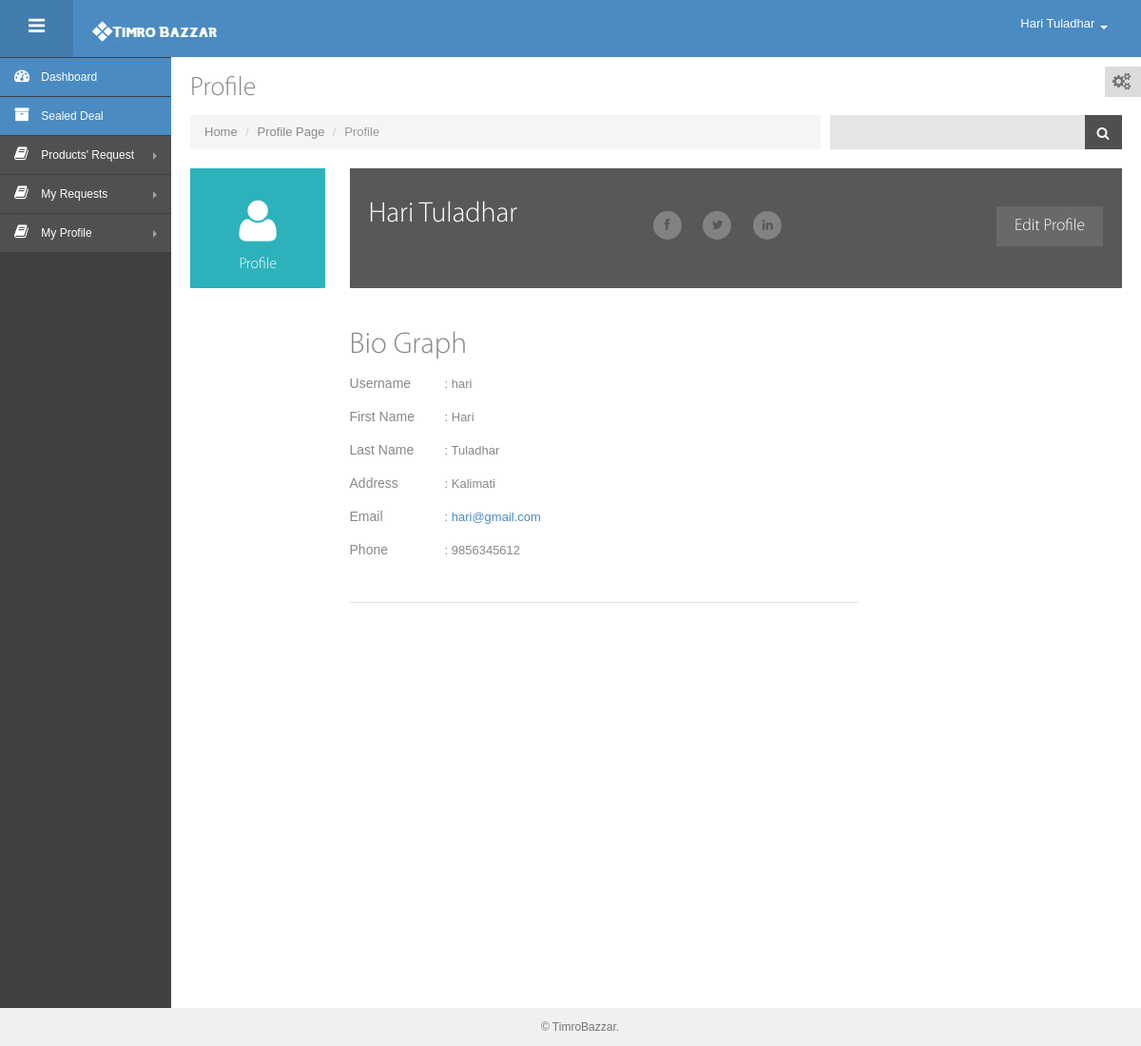
The page /user/showmyprofile.php (signed in) on the database its author committed.
### tables this page shows
CREATE TABLE `tbl_userlogin` (
  `user_id` bigint(50) NOT NULL,
  `user_fname` varchar(25) DEFAULT NULL,
  `user_lname` varchar(25) DEFAULT NULL,
  `user_email` varchar(50) DEFAULT NULL,
  `user_username` varchar(50) DEFAULT NULL,
  `user_password` varchar(255) DEFAULT NULL,
  `user_address` varchar(50) DEFAULT NULL,
  `user_phone` varchar(10) DEFAULT NULL
);

### app/userfunctions.php (called while the page is built, shortened)
<?php
function getUserById($conn, $userId){
    $stmtSelect = $conn->prepare("SELECT * FROM tbl_userlogin where user_id=:user_id");
    $stmtSelect->bindParam(':user_id',$userId);
    $stmtSelect->execute();
    $stmtSelect->setFetchMode(PDO::FETCH_ASSOC);
    return $stmtSelect->fetch();
}

### user/showmyprofile.php (the view, shortened to what this page needs)
<?php
include 'layouts/header.php';
$userId=$_SESSION['user'] ['id'];
$userInfo=getUserById($conn, $userId);
?>
   <div id="container" class="row-fluid">
      <?php
include 'layouts/sidebar.php';
?>
      <div id="main-content">
         <div class="container-fluid">
            <div class="row-fluid">
               <div class="span12">
                   <div id="theme-change" class="hidden-phone">
                       <i class="icon-cogs"></i>
                   </div>
                   <h3 class="page-title">
                     Profile
                   </h3>
                   <ul class="breadcrumb">
                       <li>
                           <a href="index.php">Home</a>
                           <span class="divider">/</span>
                       </li>
                       <li>
                           <a href="#">Profile Page</a>
                           <span class="divider">/</span>
                       </li>
                       <li class="active">
                           Profile
                       </li>
                       <li class="pull-right search-wrap">
                           <form action="search_result.html" class="hidden-phone">
                               <div class="input-append search-input-area">
                                   <input class="" id="appendedInputButton" type="text">
                                   <button class="btn" type="button"><i class="icon-search"></i> </button>
                               </div>
                           </form>
                       </li>
                   </ul>
               </div>
            </div>
             <div class="row-fluid">
                 <div class=" profile span12">
                     <div class="span2">
                         <a href="showmyprofile.php" class="profile-features active">
                             <i class=" icon-user"></i>
                             <p class="info">Profile</p>
                         </a>
                     </div>
                     <div class="span10">
                         <div class="profile-head">
                             <div class="span4">
                                 <h1><?php  echo $userInfo['user_fname'].' '.$userInfo['user_lname']; ?></h1>
                             </div>
                             <div class="span4">
                                 <ul class="social-link-pf">
                                     <li><a href="#">
                                         <i class="icon-facebook"></i>
                                     </a></li>
                                     <li><a href="#">
                                         <i class="icon-twitter"></i>
                                     </a></li>
                                     <li><a href="#">
                                         <i class="icon-linkedin"></i>
                                     </a></li>
                                 </ul>
                             </div>
                             <div class="span4">
                                 <a href="editprofile.php" class="btn btn-edit btn-large pull-right mtop20"> Edit Profile </a>
                             </div>
                         </div>
                         <div class="space15"></div>
                         <div class="row-fluid">
                             <div class="span8 bio">
                                 <div class="space15"></div>
                                 <h2>Bio Graph</h2>
                                 <p><label>Username </label>: <?php  echo $userInfo['user_username']; ?></p>
                                 <p><label>First Name </label>: <?php  echo $userInfo['user_fname']; ?></p>
                                 <p><label>Last Name </label>: <?php  echo $userInfo['user_lname']; ?></p>
                                 <p><label>Address </label>: <?php  echo $userInfo['user_address']; ?></p>
                                 <p><label>Email </label>: <a href="#"><?php  echo $userInfo['user_email']; ?></a></p>
                                 <p><label>Phone </label>: <?php  echo $userInfo['user_phone']; ?></p>
                                 <div class="space15"></div>
                                 <hr>
                                 <div class="space15"></div>
                                 <div class="space20"></div>
                             </div>
                         </div>
                     </div>
                 </div>
             </div>
         </div>
      </div>
   </div>
   <div id="footer">
        &copy; TimroBazzar.
   </div>
</body>
</html>

### user/css/style-responsive.css (style rules this page uses)
@media (min-width: 980px) { #main-content { margin-top: 0px !important; } }
@media (min-width: 980px) { .fixed-top #main-content { margin-top: 20px; } }

### user/css/style-default.css (style rules this page uses)
body { color: #888888; }
a, a:hover { text-shadow: none !important; color: #4a8bc2; }

### rows shown on the page
tbl_userlogin: user_fname "Hari", user_lname "Tuladhar", user_username "hari", user_address "Kalimati", user_email "hari@gmail.com", user_phone "9856345612"

### other values the page prints
$_SESSION['user'] ['fname'] "Hari"
$_SESSION['user'] ['lname'] "Tuladhar"
